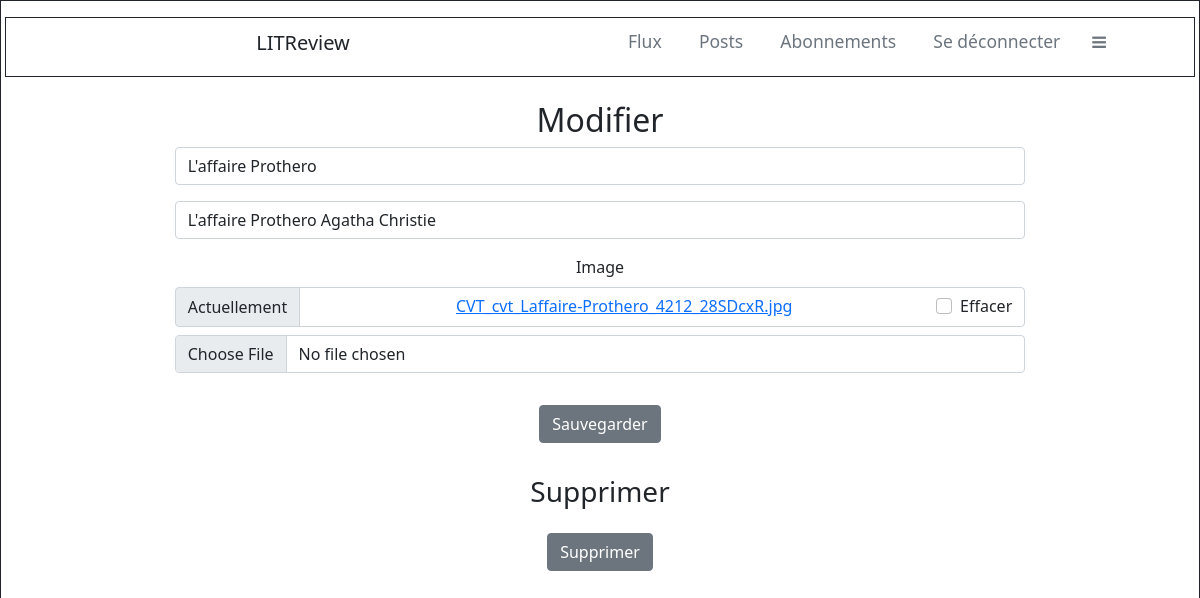
The app's page /blog/ticket/3/edit (signed in), older data.
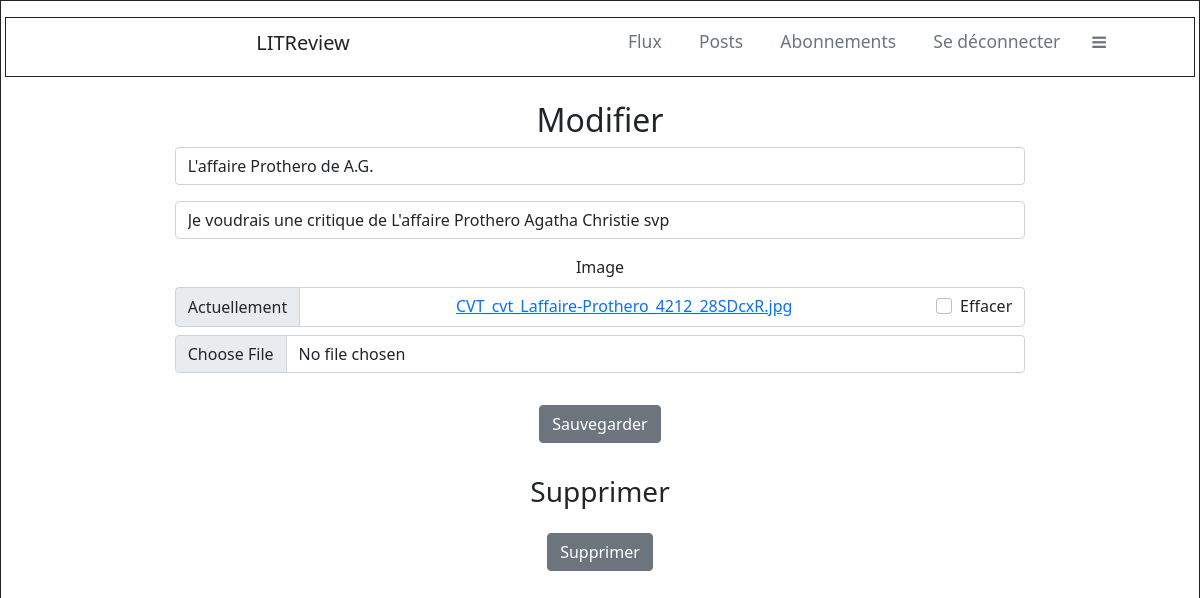
The same page, newer data.
### blog/models.py (models this page shows, shortened)
class Ticket(models.Model):  # ticket model
    title = models.CharField(max_length=128)
    description = models.CharField(max_length=2048)
    user = models.ForeignKey(settings.AUTH_USER_MODEL, on_delete=models.CASCADE)
    image = models.ImageField(null=True, blank=True)
    time_created = models.DateTimeField(auto_now_add=True)
    IMAGE_MAX_SIZE = (300, 300)

### blog/views.py (the view, shortened to what this page needs)
# urls.py: path('blog/ticket/<int:ticket_id>/edit', blog.views.edit_ticket, name='edit_ticket'),
@login_required
def edit_ticket(request, ticket_id):
    ticket = get_object_or_404(models.Ticket, id=ticket_id)
    edit_form = forms.TicketForm(instance=ticket)
    delete_form = forms.DeleteTicketForm()
    context = {
        'edit_form': edit_form,
        'delete_form': delete_form}
    return render(request, 'blog/edit_ticket.html', context=context)

### blog/forms.py
class TicketForm(forms.ModelForm):
    edit_ticket = forms.BooleanField(widget=forms.HiddenInput, initial=True)
    title = forms.CharField(label='',
                            widget=forms.TextInput(attrs={'class': 'form-control',
                                                          'placeholder': 'Titre'}))
    description = forms.CharField(label='',
                                  widget=forms.TextInput(attrs={'class': 'form-control',
                                                                'placeholder': 'Description'}))
    class Meta:
        model = models.Ticket
        fields = ['title', 'description', 'image']

class DeleteTicketForm(forms.Form):
    delete_ticket = forms.BooleanField(widget=forms.HiddenInput, initial=True)

### blog/templates/blog/edit_ticket.html (shortened to what this page needs)
{% extends 'base.html' %}
{% load crispy_forms_tags %}
{% block content %}
    <div class="container text-center w-75">
        <h2>Modifier</h2>
        <form method="post" enctype="multipart/form-data" novalidate>
            {{ edit_form|crispy }}
            <button type="submit" class = "m-3 btn btn-secondary btn-md">Sauvegarder</button>
        </form>
        <h3>Supprimer</h3>
        <form method="post" enctype="multipart/form-data">
            <button type="submit" class = "m-3 btn btn-secondary btn-md" >Supprimer</button>
        </form>
    </div>
{% endblock content %}

Row changes from the older to the newer data that the page shows:
changed Ticket: title "L'affaire Prothero" → "L'affaire Prothero de A.G."; description "L'affaire Prothero Agatha Christie" → "Je voudrais une critique de L'affaire Prothero Agatha Christie svp"
